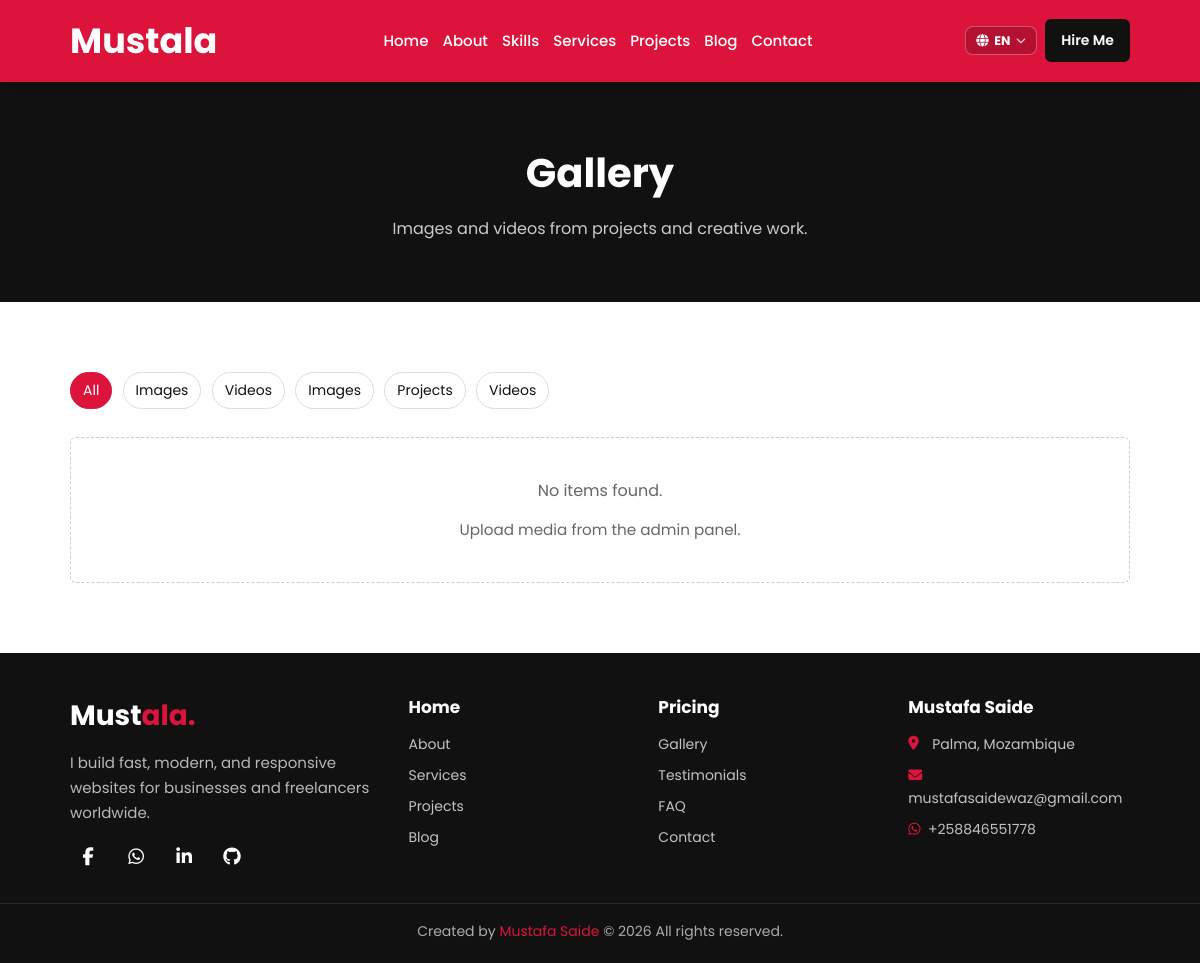
/gallery.php, run on the app's committed database.
### tables this page shows
CREATE TABLE IF NOT EXISTS categories (
  id INT UNSIGNED AUTO_INCREMENT PRIMARY KEY,
  name VARCHAR(100) NOT NULL,
  slug VARCHAR(120) NOT NULL UNIQUE,
  type ENUM('blog','portfolio','gallery') NOT NULL DEFAULT 'blog',
  created_at TIMESTAMP DEFAULT CURRENT_TIMESTAMP
);

### includes/lang.php (called while the page is built, shortened)
<?php
function getLang(): string
{
    return DEFAULT_LANG;
}
function loadTranslations(): array
{
    static $translations = null;
    if ($translations !== null) {
        return $translations;
    }
    $lang = getLang();
    $enFile = BASE_PATH . '/lang/en.php';
    $en = file_exists($enFile) ? require $enFile : [];
    $file = BASE_PATH . '/lang/' . $lang . '.php';
    $translations = ($lang === 'en' || !file_exists($file))
        ? $en
        : array_merge($en, require $file);
    return $translations;
}
function __(string $key, ?string $fallback = null): string
{
    $t = loadTranslations();
    if (isset($t[$key]) && $t[$key] !== '') {
        return $t[$key];
    }
    return $fallback ?? $key;
}
function langEntityKey(string $slug): string
{
    return preg_replace('/[^a-z0-9_]/', '_', strtolower($slug));
}
function localizedCategoryName(string $name, string $slug): string
{
    $key = 'category_' . langEntityKey($slug) . '_name';
    $value = __($key);
    return $value !== $key ? $value : $name;
}

### includes/functions.php (called while the page is built, shortened)
<?php
function e(?string $str): string
{
    return htmlspecialchars($str ?? '', ENT_QUOTES, 'UTF-8');
}
function url(string $path = ''): string
{
    $path = ltrim($path, '/');
    return BASE_URL . '/' . $path;
}
function localizeCategory(array $row): array
{
    $row['name'] = localizedCategoryName((string)($row['name'] ?? ''), (string)($row['slug'] ?? ''));
    return $row;
}
function getCategories(string $type): array
{
    $db = getDB();
    try {
        $stmt = $db->prepare('SELECT * FROM categories WHERE type=? ORDER BY name');
        $stmt->execute([$type]);
        return array_map('localizeCategory', $stmt->fetchAll());
    } catch (Exception $e) {
        return [];
    }
}

### gallery.php (the view, shortened to what this page needs)
<?php
require_once __DIR__ . '/includes/header.php';
$type = $_GET['type'] ?? null;
$category = $_GET['category'] ?? null;
$page = max(1, (int)($_GET['page'] ?? 1));
$result = getGallery($category ?: null, $type ?: null, $page);
$categories = getCategories('gallery');
?>
<section class="page-hero">
    <div class="container reveal">
        <h1><?= e(__('gallery_title')) ?></h1>
        <p><?= e(__('gallery_sub')) ?></p>
    </div>
</section>
<section class="section">
    <div class="container">
        <div class="toolbar reveal">
            <div class="filters">
                <a class="<?= !$type && !$category ? 'active' : '' ?>" href="<?= url('gallery.php') ?>"><?= e(__('filter_all')) ?></a>
                <a class="<?= $type === 'image' ? 'active' : '' ?>" href="<?= url('gallery.php?type=image') ?>"><?= e(__('images')) ?></a>
                <a class="<?= $type === 'video' ? 'active' : '' ?>" href="<?= url('gallery.php?type=video') ?>"><?= e(__('videos')) ?></a>
                <?php foreach ($categories as $cat): ?>
                <a class="<?= $category === $cat['slug'] ? 'active' : '' ?>" href="<?= url('gallery.php?category=' . urlencode($cat['slug'])) ?>"><?= e($cat['name']) ?></a>
                <?php endforeach; ?>
            </div>
        </div>
        <?php if (empty($result['items'])): ?>
            <div class="empty-state reveal">
                <p><?= e(__('no_results')) ?></p>
                <p style="margin-top:.75rem;font-size:.95rem"><?= e(__('gallery_empty_hint')) ?></p>
            </div>
        <?php endif; ?>
    </div>
</section>
<?php require_once __DIR__ . '/includes/footer.php'; ?>

### assets/css/style.css (style rules this page uses)
:root { --crimson: #dc143c; --crimson-deep: #b01030; --dark: #111; --card-dark: #222; --muted: #555; --line: #e5e5e5; --max: 1300px; --nav-h: 70px; --font: "Poppins", sans-serif; --ease: all 0.3s ease; }
*, *::before, *::after { margin: 0; padding: 0; box-sizing: border-box; text-decoration: none; }
html { scroll-behavior: smooth; scroll-padding-top: calc(var(--nav-h) + 12px); overflow-x: hidden; }
body { font-family: var(--font); background: #fff; color: #111; line-height: 1.65; overflow-x: hidden; }
a { color: inherit; }
.max-width, .container { max-width: var(--max); padding: 0 70px; margin: 0 auto; width: 100%; }
section { padding: 80px 0; }
.page-hero { padding: 140px 0 60px; background: var(--dark); color: #fff; text-align: center; }
.page-hero h1 { font-size: 40px; font-weight: 700; margin-bottom: 10px; }
.page-hero p { color: #ccc; max-width: 640px; margin: 0 auto; }
.section { padding: 70px 0; }
.toolbar, .search-box { display: flex; gap: 10px; margin-bottom: 20px; flex-wrap: wrap; }
.filters a, .tag { display: inline-block; padding: 6px 12px; margin: 0 6px 8px 0; border: 1px solid #ddd; border-radius: 20px; font-size: 14px; }
.filters a.active, .tag:hover, .filters a:hover { background: var(--crimson); color: #fff; border-color: var(--crimson); }
.empty-state { text-align: center; padding: 40px; color: #666; border: 1px dashed #ccc; border-radius: 6px; }
.reveal { opacity: 0; transform: translateY(18px); transition: opacity 0.6s ease, transform 0.6s ease; }
.reveal.visible { opacity: 1; transform: none; }

### data on the page
categories: name "Videos"
categories: name "Images"
categories: name "Projects"

### other printed values
__('nav_home') "Home"
__('nav_about') "About"
__('skills') "Skills"
__('nav_services') "Services"
__('nav_portfolio') "Projects"
__('nav_blog') "Blog"
__('nav_contact') "Contact"
$currentLabel "EN"
__('cta_hire') "Hire Me"
__('gallery_title') "Gallery"
__('gallery_sub') "Images and videos from projects and creative work."
__('filter_all') "All"
__('images') "Images"
__('no_results') "No items found."
__('gallery_empty_hint') "Upload media from the admin panel."
